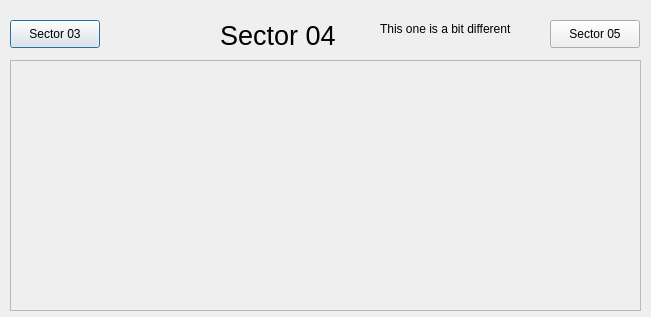
<?xml version="1.0" encoding="UTF-8"?>
<ui version="4.0">
 <class>Dialog</class>
 <widget class="QDialog" name="Dialog">
  <property name="geometry">
   <rect>
    <x>0</x>
    <y>0</y>
    <width>651</width>
    <height>317</height>
   </rect>
  </property>
  <property name="windowTitle">
   <string>Dialog</string>
  </property>
  <widget class="QLabel" name="label_2">
   <property name="geometry">
    <rect>
     <x>220</x>
     <y>20</y>
     <width>131</width>
     <height>31</height>
    </rect>
   </property>
   <property name="font">
    <font>
     <pointsize>20</pointsize>
    </font>
   </property>
   <property name="text">
    <string>Sector 04</string>
   </property>
  </widget>
  <widget class="ASguiFormPlugin" name="asguiformplugin">
   <property name="geometry">
    <rect>
     <x>10</x>
     <y>60</y>
     <width>631</width>
     <height>251</height>
    </rect>
   </property>
   <property name="uiFile" stdset="0">
    <string>SectorVacuumSchematic.ui</string>
   </property>
   <property name="variableSubstitutions" stdset="0">
    <string>SR=04 SRPREV=03</string>
   </property>
  </widget>
  <widget class="QCaPushButtonPlugin" name="guipushbuttonplugin">
   <property name="geometry">
    <rect>
     <x>10</x>
     <y>20</y>
     <width>90</width>
     <height>28</height>
    </rect>
   </property>
   <property name="text">
    <string>Sector 03</string>
   </property>
   <property name="guiFile">
    <string>SVS03.ui</string>
   </property>
   <property name="creationOption" stdset="0">
    <enum>QCaPushButtonPlugin::Open</enum>
   </property>
  </widget>
  <widget class="QCaPushButtonPlugin" name="guipushbuttonplugin_2">
   <property name="geometry">
    <rect>
     <x>550</x>
     <y>20</y>
     <width>90</width>
     <height>28</height>
    </rect>
   </property>
   <property name="text">
    <string>Sector 05</string>
   </property>
   <property name="guiFile">
    <string>SVS05.ui</string>
   </property>
   <property name="creationOption" stdset="0">
    <enum>QCaPushButtonPlugin::Open</enum>
   </property>
  </widget>
  <widget class="QLabel" name="label">
   <property name="geometry">
    <rect>
     <x>380</x>
     <y>20</y>
     <width>161</width>
     <height>18</height>
    </rect>
   </property>
   <property name="text">
    <string>This one is a bit different</string>
   </property>
  </widget>
 </widget>
 <customwidgets>
  <customwidget>
   <class>QCaPushButtonPlugin</class>
   <extends>QPushButton</extends>
   <header>QCaPushButtonPlugin.h</header>
  </customwidget>
  <customwidget>
   <class>ASguiFormPlugin</class>
   <extends>QScrollArea</extends>
   <header>ASguiFormPlugin.h</header>
  </customwidget>
 </customwidgets>
 <resources/>
 <connections/>
</ui>
